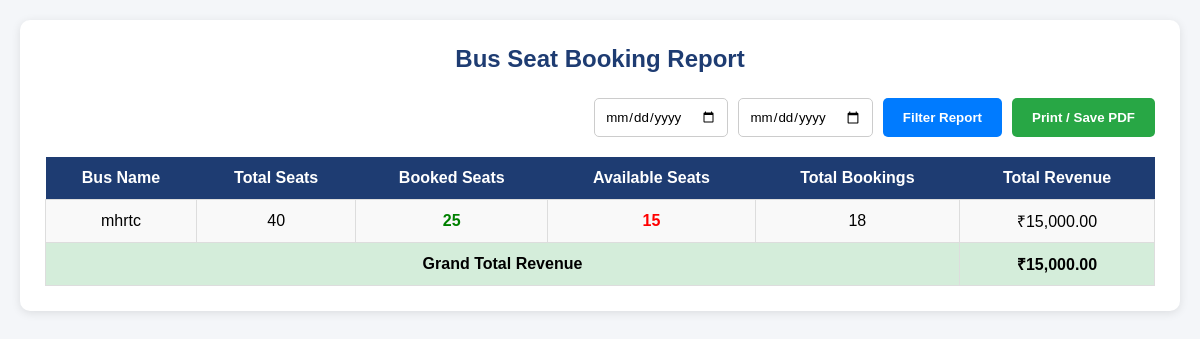
Screenshot of /booking-report.php with the database file from the repository.
### tables this page shows
CREATE TABLE `buses` (
  `id` int(11) NOT NULL,
  `bus_name` varchar(100) DEFAULT NULL,
  `bus_number` varchar(50) DEFAULT NULL,
  `bus_type` varchar(50) DEFAULT NULL,
  `seat_type` varchar(50) DEFAULT NULL,
  `total_seats` int(11) DEFAULT NULL,
  `from_city` varchar(100) DEFAULT NULL,
  `to_city` varchar(100) DEFAULT NULL,
  `departure_time` time DEFAULT NULL,
  `arrival_time` time DEFAULT NULL,
  `price` decimal(10,2) DEFAULT NULL,
  `status` enum('Available','Unavailable') DEFAULT 'Available',
  `created_at` timestamp NOT NULL DEFAULT current_timestamp(),
  `available_seats` int(11) NOT NULL
);

### booking-report.php (the view, shortened to what this page needs)
<?php
require_once 'config.php';
$from_date = $_GET['from_date'] ?? '';
$to_date   = $_GET['to_date'] ?? '';
$sql = "
SELECT
    buses.id,
    buses.bus_name,
    buses.total_seats,
    COUNT(bus_bookings.id) AS total_bookings,
    COALESCE(SUM(
        LENGTH(bus_bookings.seats)
        - LENGTH(REPLACE(bus_bookings.seats, ',', ''))
        + 1
    ),0) AS booked_seats,
    COALESCE(SUM(bus_bookings.total_amount),0) AS revenue
FROM buses
LEFT JOIN bus_bookings
ON buses.id = bus_bookings.bus_id
";
$sql .= " GROUP BY buses.id
          ORDER BY buses.bus_name ASC";
$query = mysqli_query($conn,$sql);
?>
<!DOCTYPE html>
<html>
<head>
</head>
<body>
<div class="container">
<h2>Bus Seat Booking Report</h2>
<div class="no-print">
<form method="GET" class="filter-box">
    <input type="date"
           name="from_date"
           value="<?= $from_date ?>">
    <input type="date"
           name="to_date"
           value="<?= $to_date ?>">
    <button type="submit"
            class="btn filter-btn">
        Filter Report
    </button>
    <button type="button"
            onclick="window.print()"
            class="btn print-btn">
        Print / Save PDF
    </button>
</form>
</div>
<table>
<tr>
    <th>Bus Name</th>
    <th>Total Seats</th>
    <th>Booked Seats</th>
    <th>Available Seats</th>
    <th>Total Bookings</th>
    <th>Total Revenue</th>
</tr>
<?php
$grandRevenue = 0;
while($row = mysqli_fetch_assoc($query))
{
    $available = $row['total_seats'] - $row['booked_seats'];
    $grandRevenue += $row['revenue'];
?>
<tr>
    <td><?= $row['bus_name']; ?></td>
    <td><?= $row['total_seats']; ?></td>
    <td class="booked">
        <?= $row['booked_seats']; ?>
    </td>
    <td class="available">
        <?= $available; ?>
    </td>
    <td>
        <?= $row['total_bookings']; ?>
    </td>
    <td>
        ₹<?= number_format($row['revenue'],2); ?>
    </td>
</tr>
<?php } ?>
<tr class="total-row">
    <td colspan="5">
        Grand Total Revenue
    </td>
    <td>
        ₹<?= number_format($grandRevenue,2); ?>
    </td>
</tr>
</table>
</div>
</body>
</html>

### booking-report.php (style rules this page uses)
* { margin:0; padding:0; box-sizing:border-box; font-family:Arial, sans-serif; }
body { background:#f4f6f9; padding:20px; }
.container { max-width:1300px; margin:auto; background:#fff; padding:25px; border-radius:10px; box-shadow:0 2px 10px rgba(0,0,0,0.1); }
h2 { text-align:center; color:#1e3c72; margin-bottom:25px; }
.filter-box { display:flex; flex-wrap:wrap; gap:10px; justify-content:flex-end; margin-bottom:20px; }
input[type="date"] { padding:10px; border:1px solid #ccc; border-radius:5px; }
.btn { padding:10px 20px; border:none; border-radius:5px; color:#fff; cursor:pointer; font-weight:bold; }
.filter-btn { background:#007bff; }
.print-btn { background:#28a745; }
table { width:100%; border-collapse:collapse; }
table th { background:#1e3c72; color:#fff; padding:12px; text-align:center; }
table td { border:1px solid #ddd; padding:10px; text-align:center; }
table tr:nth-child(even) { background:#f9f9f9; }
.booked { color:green; font-weight:bold; }
.available { color:red; font-weight:bold; }
.total-row { background:#d4edda !important; font-weight:bold; }

### rows the page displays
buses: bus_name "mhrtc", total_seats "40", booked_seats "25", available "15", total_bookings "18", revenue "15,000.00"

### other values shown
$grandRevenue "15,000.00"
